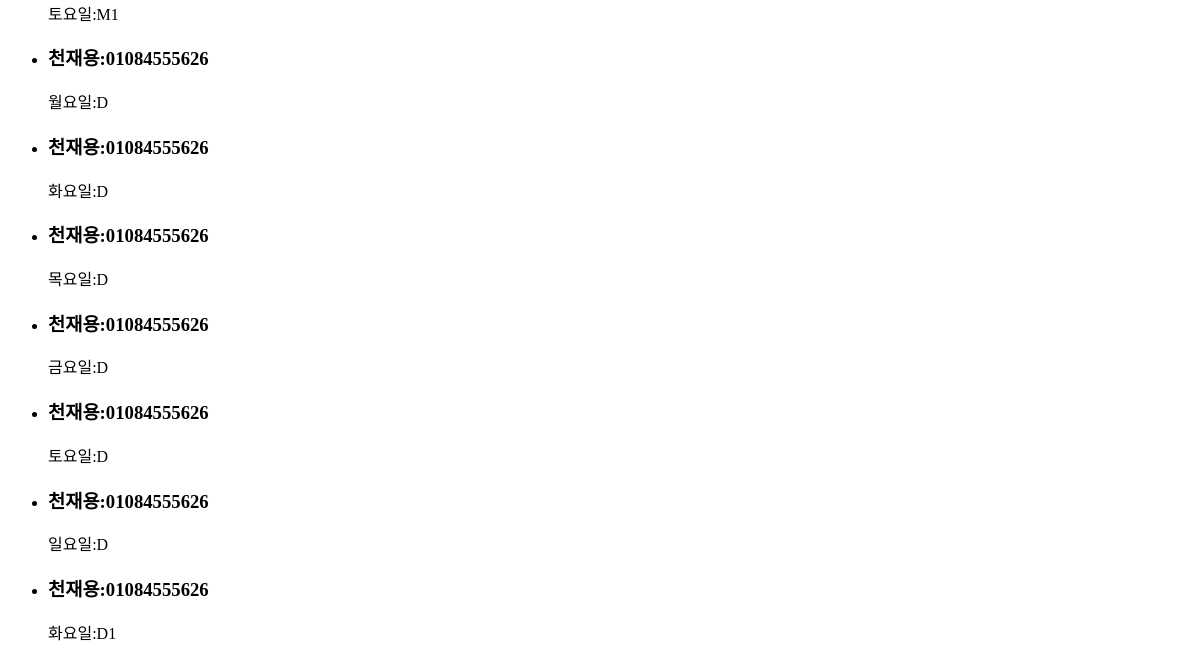
The app's page /possibles/ (lower part), older data.
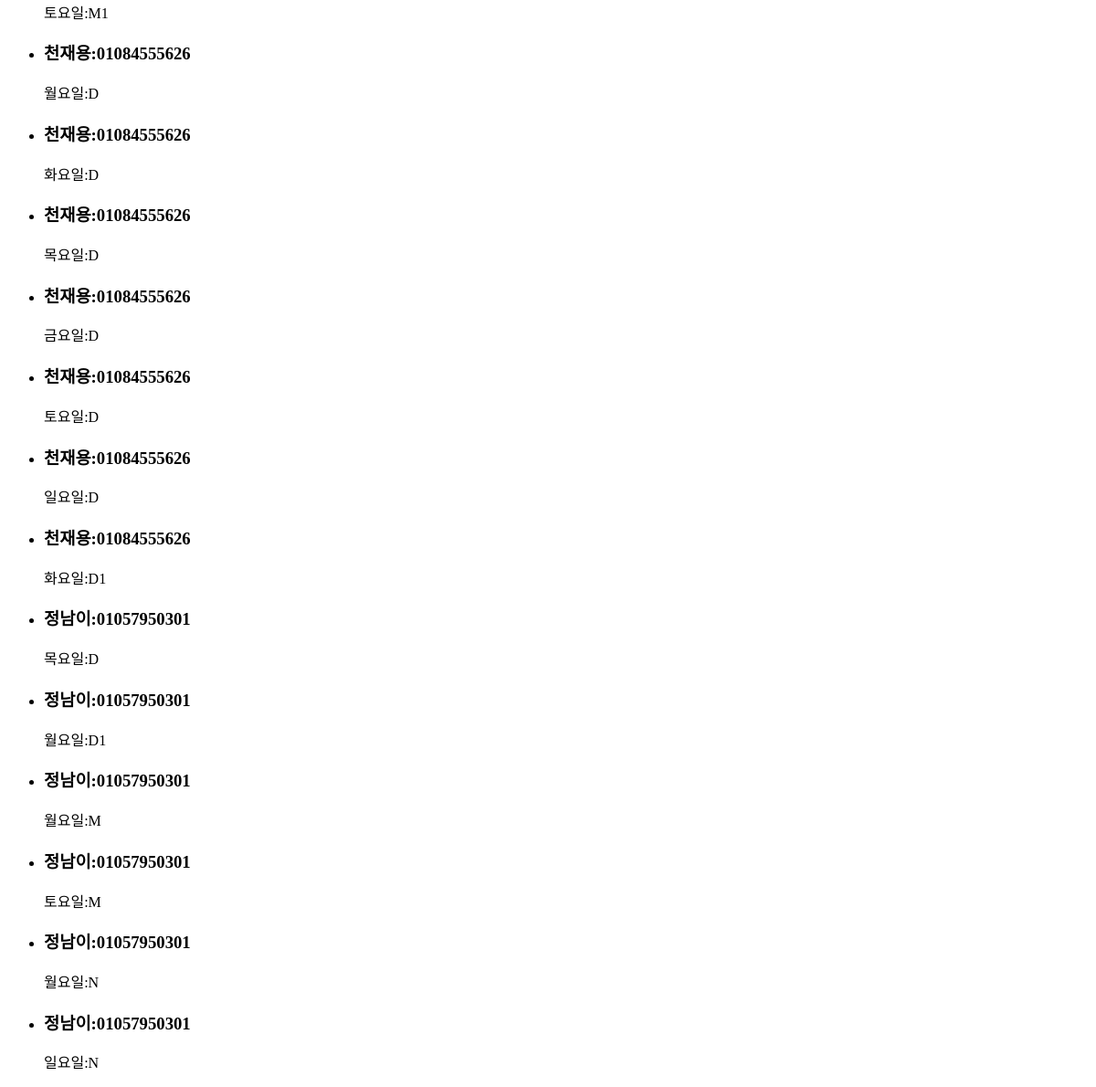
The same page, newer data.
### miso/models.py (models this page shows, shortened)
class Possible_schedule(models.Model):
    staff_id = models.ForeignKey(Staff, on_delete= models.CASCADE)
    day_id = models.ForeignKey(Day, on_delete= models.CASCADE)
    is_assigned = models.BooleanField(blank=True, default=False)
    class Meta:
        unique_together = ('staff_id', 'day_id')

class Day (models.Model):
    day_opt = (
        ('월요일', '월요일'),
        ('화요일', '화요일'),
        ('수요일', '수요일'),
        ('목요일', '목요일'),
        ('금요일', '금요일'),
        ('토요일', '토요일'),
        ('일요일', '일요일'),
    )
    time_opt = (
        ('D', '선오픈'),
        ('D1', '후오픈'),
        ('D2', '준오픈'),
        ('M', '선미들'),
        ('M1', '미들1'),
        ('M2', '미들2'),
        ('M3', '미들3'),
        ('M4', '늦미들'),
        ('N', '선마감'),
        ('N1', '마감'),
        ('N2', '후마감'),
    )
    day = models.CharField(max_length=10, choices=day_opt)
    time = models.CharField(max_length=5,choices=time_opt)
    needs = models.IntegerField(blank=True, default=5)
    needs_newcomer = models.IntegerField(blank=True, default=2)
    real_origin = models.IntegerField(blank=True, default=0)
    real_newcomer = models.IntegerField(blank=True, default=0)
    class Meta:
        unique_together = ('day', 'time')
    def __str__(self):
        return str(self.day) + ':' + str(self.time)

class Staff (models.Model):
    name = models.CharField(max_length=45)
    phone = models.CharField(max_length=20)
    score = models.FloatField(blank=True, default=50)
    possible_N_days = models.IntegerField(blank=True, default=3)
    newcomer = models.BooleanField(blank=True, default=False)
    min_complete = models.BooleanField (blank=True, default=False)
    max_complete = models.BooleanField (blank=True, default=False)
    class Meta:
        unique_together = ('name', 'phone')
    def __str__(self):
        return str(self.name + ":" + self.phone)

### miso/views.py (the view)
# urls.py: re_path(r'^possibles/$', possibleCreateRetrieveView, name='possible-create-retrieve'),
def possibleCreateRetrieveView(request):
    dayList = ['월요일', '화요일', '수요일', '목요일','금요일','토요일','일요일']
    print(request.POST.get('id'))
    if request.method == 'POST':
        staff_name=request.POST.get('name') # 천재용으로 받아옴 웹에서
        query_result = Staff.objects.get(name=staff_name) # 이름으로 staff 를 필터링
        print(query_result.id)
        print(type(query_result))
        for day in dayList:
            dayTime = request.POST.get(day)
            print("==========dayTIme===============" + dayTime)
            print(type(dayTime))
            if(dayTime == '0'):
                continue
            dayInstance = Day.objects.filter(day=day).get(time=dayTime)
            print(dayInstance)
            new_instance = Possible_schedule(staff_id=query_result, day_id=dayInstance)
            new_instance.save()
        return redirect('./')
    elif request.method =='GET':
        possibleAll = Possible_schedule.objects.all()
        context = {'possibleAll': possibleAll}
    return render(request, 'plan/main.html', context)

### template/plan/main.html (shortened to what this page needs)
<!DOCTYPE html>
<html lang="en">
<head>
</head>
<body>
<ul>
{% for possible in possibleAll %}
    <li>
        <h3>{{possible.staff_id}}</h3>
        <span>{{possible.day_id}}</span>
    </li>
{% endfor %}
</ul>
</body>
</html>

Row changes from the older to the newer data that the page shows:
added Possible_schedule: staff_id "정남이:01057950301", day_id "목요일:D"
added Possible_schedule: staff_id "정남이:01057950301", day_id "월요일:D1"
added Possible_schedule: staff_id "정남이:01057950301", day_id "월요일:M"
added Possible_schedule: staff_id "정남이:01057950301", day_id "토요일:M"
added Possible_schedule: staff_id "정남이:01057950301", day_id "월요일:N"
added Possible_schedule: staff_id "정남이:01057950301", day_id "일요일:N"
